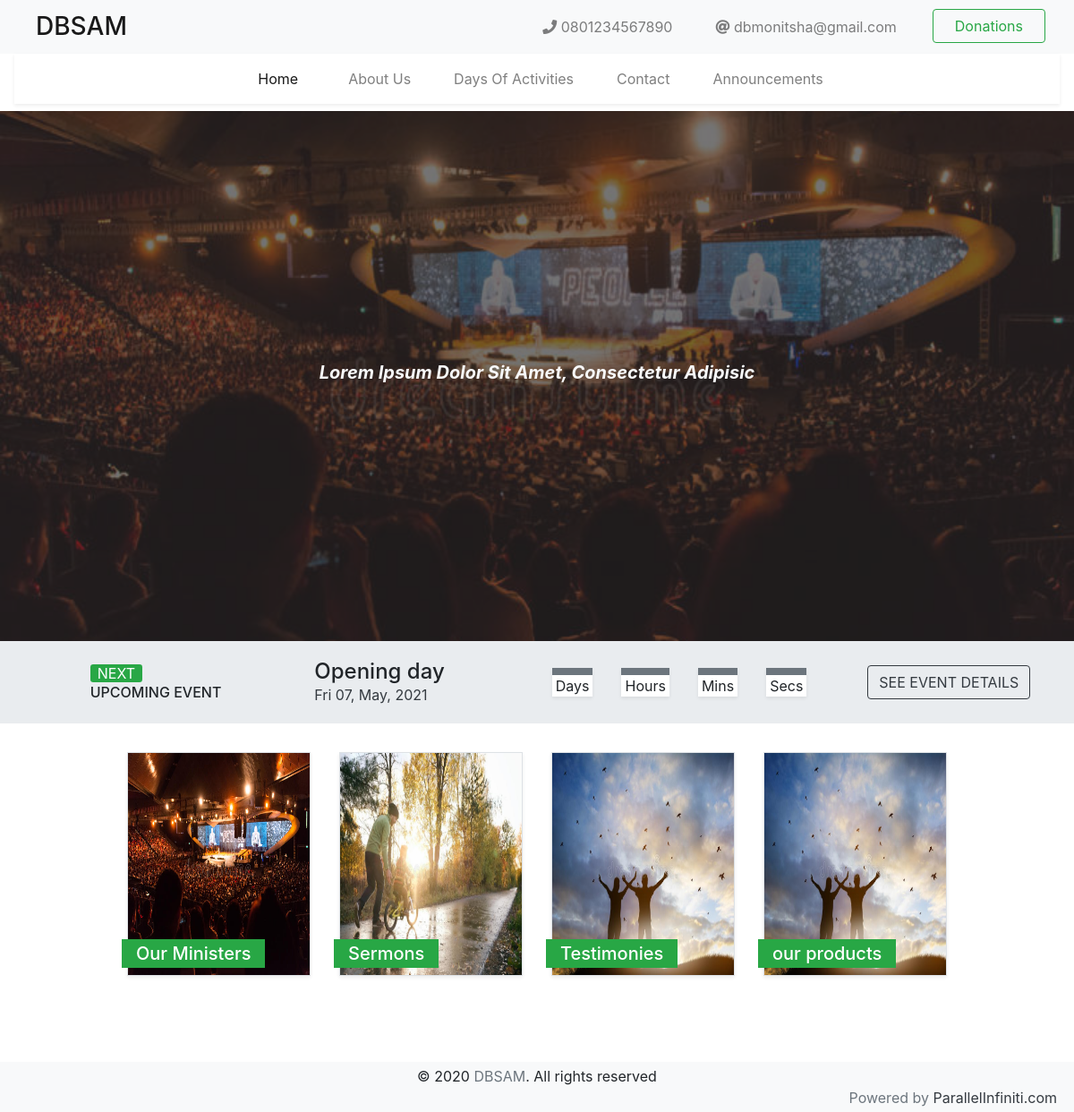
The app's page /, older data.
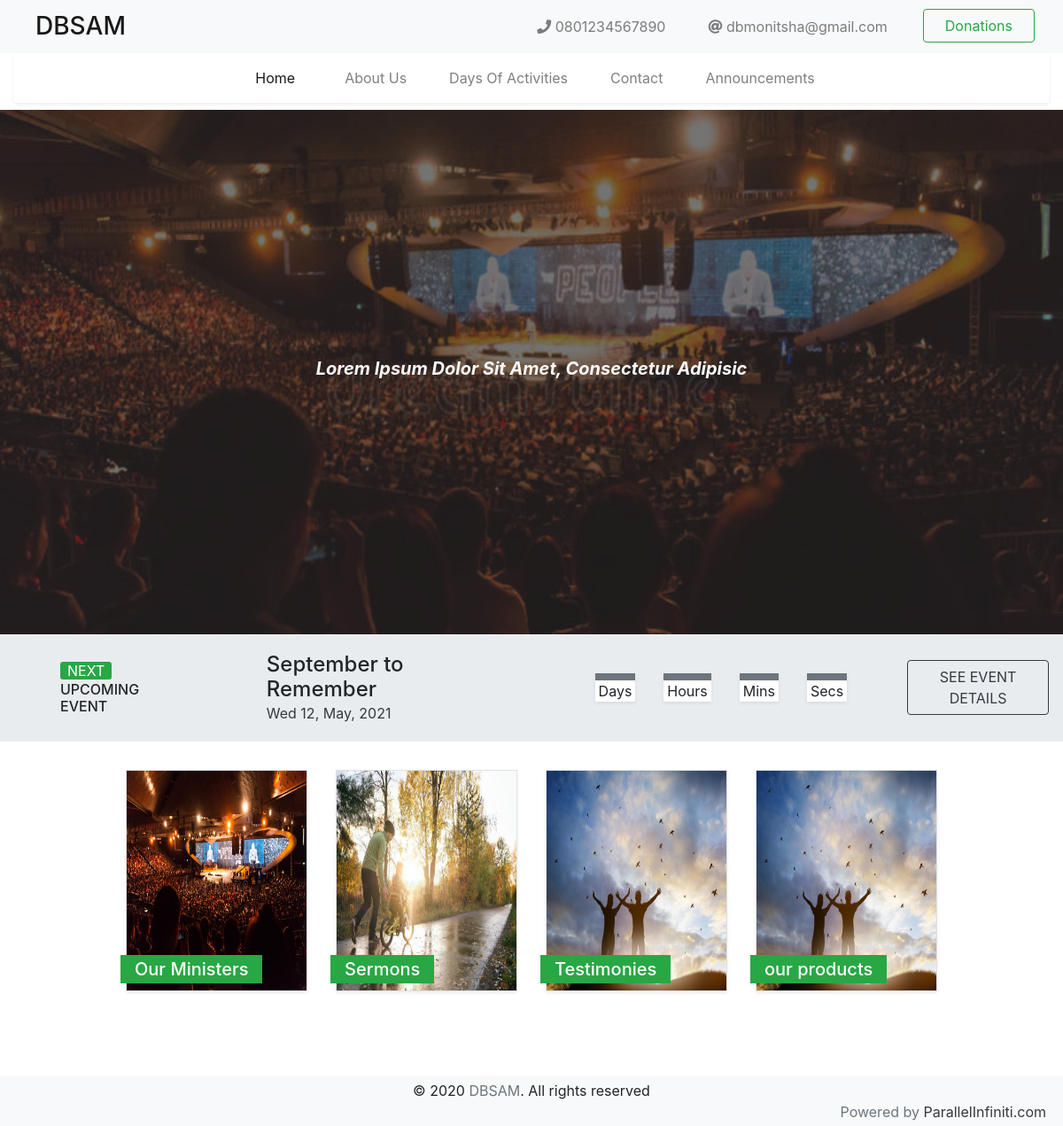
The same page, newer data.
### events/models.py (models this page shows, shortened)
class Event(models.Model):
    id = models.AutoField(primary_key=True)
    Event = models.CharField(blank=True, null=True, max_length=100)
    Date = models.DateTimeField()
    Details = models.TextField(
        max_length=500, blank=True, null=True)
    def get_absolute_url(self):
        return reverse("events:event-detail", kwargs={"pk": self.pk})

### home/views.py (the view)
# urls.py: path('', views.home, name='home'),
def home(request):
    events_list = Event.objects.all()
    return render(request, 'home.html', {'events': events_list})

### templates/home.html (shortened to what this page needs)
{% extends 'base.html' %}
{% block content %}
<main class="container-fluid px-0">
  <div class="rounded-0 p-0 mb-0 mx-0 hero d-flex justify-content-center align-items-center">
    <div
      class="overlayed d-flex justify-content-center align-items-center d-flex justify-content-center align-items-center">
      <h1 class="font-italic font-weight-bold lead col-lg-8 col-md-8 text-light text-center text-capitalize" id="home-text"></h1>
    </div>
  </div>
  <div class="jumbotron rounded-0 mx-auto p-3 d-flex justify-content-center align-items-center event-block">
    {% for event in events %}
    <div class="d-flex justify-content-start align-items-center p-1 bg-transparent mx-sm-5">
      <div class="upnext-con">
        <span class="text-uppercase bg-success px-2 rounded-sm text-white">Next</span>
        <h6 class="text-uppercase m-0">Upcoming event</h6>
      </div>
    </div>
    <div class="bg-transparent mx-sm-5 p-1 detail-con">
      <h4 class="mb-0">{{event.Event}}</h4>
      <span class="text-dark font-weight-normal fo1t-italic" >{{ event.Date|date:"D d, M, Y"}}</span>
    </div>
    <div class="bg-transparent mx-sm-5 p-1 d-flex justify-content-around align-items-center timer-con">
      <div class="jumbotron mx-sm-3 m-0 p-0 shadow-sm bg-white rounded-0">
        <div class="jumbotron p-1 m-0 rounded-0 bg-secondary">
        </div>
        <div class="jumbotron p-0 px-1 m-0 rounded-0 bg-transparent"><span>Days</span></div>
      </div>
      <div class="jumbotron mx-sm-3 m-0 p-0 shadow-sm bg-white rounded-0">
        <div class="jumbotron p-1 m-0 rounded-0 bg-secondary">
        </div>
        <div class="jumbotron p-0 px-1 m-0 rounded-0 bg-transparent"><span>Hours</span></div>
      </div>
      <div class="jumbotron mx-sm-3 m-0 p-0 shadow-sm bg-white rounded-0">
        <div class="jumbotron p-1 m-0 rounded-0 bg-secondary">
        </div>
        <div class="jumbotron p-0 px-1 m-0 rounded-0 bg-transparent"><span>Mins</span></div>
      </div>
      <div class="jumbotron mx-sm-3 m-0 p-0 shadow-sm bg-white rounded-0">
        <div class="jumbotron p-1 m-0 rounded-0 bg-secondary">
        </div>
        <div class="jumbotron p-0 px-1 m-0 rounded-0 bg-transparent"><span>Secs</span></div>
      </div>
    </div>
    <div class="all-events-con">
      <a href="{{event.get_absolute_url}}" class="btn btn-outline-dark text-uppercase">See Event
          details</a>
    </div>
    {% endfor %}
  </div>
  <div class="row justify-content-center">
    <a href="{% url 'ministers:ministers' %}" class="jumbotron minister-box boxes bg-white border mx-sm-3 mb-0 px-2 py-2 col-lg-2 shadow-sm rounded-0 d-flex flex-column justify-content-end align-items-start"
      style="min-height: 250px;">
      <h5 class="m-0 bg-success text-white p-1 px-sm-3 box-mark">Our Ministers</h5>
    </a>
    <div class="jumbotron sermon-box boxes bg-white border mx-sm-3 mb-0 px-2 py-2 col-lg-2 shadow-sm rounded-0 d-flex
      flex-column justify-content-end align-items-start" style="min-height: 250px;">
      <h5 class="m-0 bg-success text-white p-1 px-sm-3 box-mark">Sermons</h5>
    </div>
    <a href="{% url 'testimonies:testimonies' %}" class="jumbotron gallery-box boxes bg-white border mx-sm-3 mb-0 px-2 py-2 col-lg-2 shadow-sm rounded-0 d-flex
      flex-column justify-content-end align-items-start" style="min-height: 250px;">
      <h5 class="m-0 bg-success text-white p-1 px-sm-3 box-mark">Testimonies</h5>
    </a>
    <div class="jumbotron gallery-box boxes bg-white border mx-sm-3 mb-0 px-2 py-2 col-lg-2 shadow-sm rounded-0 d-flex
      flex-column justify-content-end align-items-start" style="min-height: 250px;">
      <h5 class="m-0 bg-success text-white p-1 px-sm-3 box-mark">our products</h5>
    </div>
  </div>
</main>
{% endblock %}

### templates/base.html (shortened to what this page needs)
<!DOCTYPE html>
<html lang="en">
<head>
  {% load staticfiles %}
  <link href="{% static 'css/fontawesome-all.min.css' %}" rel="stylesheet" type="text/css" />
  <link href="{% static 'css/bootstrap.min.css' %}" rel="stylesheet" type="text/css" />
  <link href="{% static 'css/background-style.css' %}" rel="stylesheet" type="text/css" />
</head>
<body>
  <nav class="navbar navbar-expand-lg navbar-light bg-light mb-0">
    <a class="navbar-brand ml-sm-4 font-weight-bold text-uppercase" href="{% url 'home:home' %}"><h3 class="m-0">DBSAM</h3> </a>
    <div class="collapse navbar-collapse" id="navbarSupportedContent">
      <ul class="navbar-nav ml-auto">
        <li class="nav-item mx-sm-3">
          <a class="nav-link" href="#"><i class="fa fa-phone"></i> 0801234567890</a>
        </li>
         <li class="nav-item mx-sm-3">
          <a class="nav-link" href="#"><i class="fa fa-at"></i> dbmonitsha@gmail.com</a>
        </li>
        <li class="nav-item mx-sm-3">
          <button class="btn btn-outline-success px-4" tabindex="-1" onclick="showDonate()">Donations</button>
        </li>
      </ul>
    </div>
  </nav>
  <main class=" container-fluid pb-5 px-0 mb-5 mt-0 pt-0">
    <nav class="navbar navbar-expand-lg rounded-0 mt-0 pt-0 navbar-light nav2">
      <div class="collapse navbar-collapse bg-white mx-auto mt-0 py-2 shadow-sm" id="navbarSupportedContent">
        <ul class="navbar-nav mx-auto">
          <li class="nav-item mx-sm-4 active">
            <a class="nav-link link1" href="{% url 'home:home' %}">Home <span class="sr-only">(Current)</span></a>
          </li>
          <li class="nav-item mx-sm-3 text-capitalize">
            <a class="nav-link link2" href="{% url 'aboutministry:about' %}">About Us </a>
          </li>
          <li class="nav-item mx-sm-3 text-capitalize">
            <a class="nav-link link3" href="{% url 'days:days' %}">Days of activities </a>
          </li>
          <li class="nav-item mx-sm-3 text-capitalize">
            <a class="nav-link link7" href="{% url 'contact:contact' %}">Contact </a>
          </li>
          <li class="nav-item mx-sm-3 text-capitalize">
            <a class="nav-link link8" href="{% url 'announcements:announcements' %}">Announcements </a>
          </li>
        </ul>
      </div>
    </nav>
    {% block content %} {% endblock %}
  </main>
  <div class="jumbotron sticky-bottom bg-light rounded-0 m-0 col-12 p-1 d-flex flex-column justify-content-center align-items-center">
    <div class="col-sm-12">
      <div>
        <p class="mb-0 text-black text-center">
          © 2020 <span class="text-secondary">DBSAM</span>. All rights
          reserved
        </p>
        <p class="mb-0 text-secondary text-sm-right powered">
          Powered by
          <span><a class="text-dark" target="_blank"
              href="http://www.ParallelInfiniti.com">ParallelInfiniti.com</a></span>
        </p>
      </div>
    </div>
  </div>
  {% load static %}
</body>
</html>

### home/static/css/background-style.css (style rules this page uses)
.hero { background-image: url("../imgs/church-service-26109735.jpg") !important; background-size: 100% 100vh; background-position: center; object-fit: fill; }
.overlayed { width: 100%; height: inherit; background: #2b2a2aa6; }
.minister-box, .sermon-box, .gallery-box { background-image: url("../imgs/church-service-26109735.jpg") !important; background-size: 100% 100%; background-position: center; object-fit: fill; }
.sermon-box { background-image: url("../imgs/father-teaches-his-little-child-to-ride-bike-autumn-park-happy-family-moments-time-together-dad-son-candid-lifestyle-image-162688503.jpg") !important; }
.gallery-box { background-image: url("../imgs/christian-people-worship-god-over-cross-christian-people-worship-god-over-cross-cloudy-sky-189646138.jpg") !important; }

### templates/base.html (style rules this page uses)
body { font-size: 100%; overflow-x: hidden; }
.nav2 { z-index: 10; }
.hero { height: 74vh; position: relative; }
a { text-decoration: none !important; }

### templates/home.html (style rules this page uses)
.box-mark { position: relative; left: -15px; }
.boxes { cursor: pointer; transition: all 0.9s; }

Row changes from the older to the newer data that the page shows:
removed Event: Event "Opening day", Date "Fri 07, May, 2021"
added Event: Event "September to Remember", Date "Wed 12, May, 2021"
